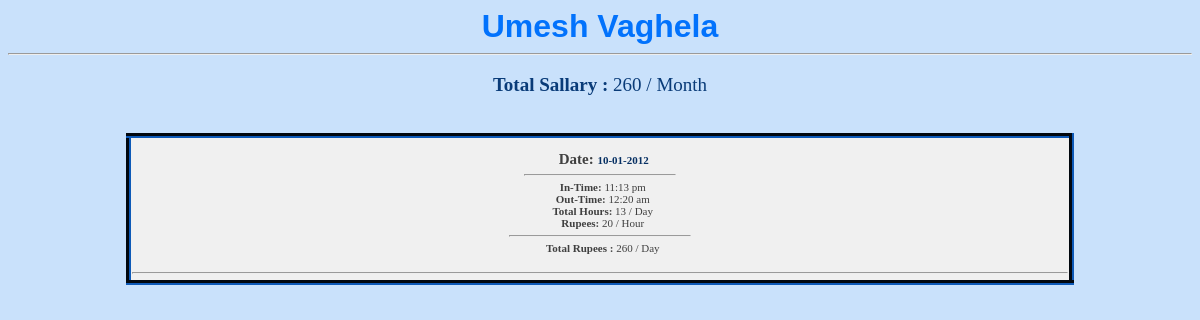
Page /monthly_report.php?n=Umesh Vaghela on the committed database.
### tables this page shows
CREATE TABLE IF NOT EXISTS `agenta_per_day` (
  `user_name` varchar(50) NOT NULL,
  `date` varchar(50) NOT NULL,
  `month` varchar(50) NOT NULL,
  `in_time` varchar(50) NOT NULL,
  `out_time` varchar(50) NOT NULL,
  `total_hour_per_day` varchar(50) NOT NULL,
  `rupees_per_hour` varchar(50) NOT NULL,
  `rupees_per_day` varchar(50) NOT NULL
);

### monthly_report.php (the view, shortened to what this page needs)
<html>
<head>
</head>
<body bgcolor="#c9e1fb">
<?php
$select_user=$_REQUEST['n'];
$month=$_REQUEST['m'];
   $qry = "SELECT user_name,date,month,in_time,out_time,total_hour_per_day,rupees_per_hour,rupees_per_day FROM agenta_per_day where user_name='$select_user' and month='$month'";
   $res = mysql_query($qry);
 $total=0;
		echo '
		<center>
		<table name="fetch" width="80%" class="alerts" style="border-style:groove; border-color:#073063;;">
		';
		$row=mysql_fetch_assoc($res);
echo '<strong><font size="+3" face="Verdana, Geneva, sans-serif" color=#0272fc>'.$row['user_name'].'</font></strong><br><hr>';
		while($row)
		{
		echo '<tr>';
		for($i=0;$i<3 && $row;$i++)
		{
	$total=$total + $row['rupees_per_day'];
		echo'
		<td class="space3" width="30%" ><br/>
		'.'<b style="font-size:15px;">'.'&nbsp;&nbsp;Date: '.'</b>'.'<b style="color:#073063">'.$row['date'].'</b>'.'<br>'.'<hr width="150" align="center">
		'.'<b>'.'&nbsp;&nbsp;In-Time: '.'</b>'.$row['in_time'].'<br>'.'<b>'.'&nbsp;&nbsp;Out-Time: '.'</b>'.$row['out_time'].'<br>'.'<b>'.'&nbsp;&nbsp;Total Hours: '.'</b>'.$row['total_hour_per_day'].' / Day'.'<br><b>&nbsp;&nbsp;Rupees: </b>'.$row['rupees_per_hour'].' / Hour'.'<br><hr width="180" align="center">
		<font class="style2"><b>&nbsp;&nbsp;Total Rupees : </b></font>'.$row['rupees_per_day'].' / Day'.'<br>'.'<br/><hr></td>';
		$row=mysql_fetch_assoc($res);
		}
		echo'</tr>';
		}
		echo '<P style="color:#093b78; font-size:19px;">'.'<b>Total Sallary : </b> ' . $total.' / Month'.'</p>'.'<br/>';
		echo '
		</table>
		</center>';
?>
</body>
</html>

### monthly_report.php (style rules this page uses)
table.alerts { text-align: center; font-family: Verdana; font-weight: normal; font-size: 11px; color: #404040; background-color: #f0f0f0; border: 5px #d79900 outset; border-collapse: collapse; border-spacing: 0px; }

### rows in the picture
agenta_per_day: user_name "Umesh Vaghela", date "10-01-2012", in_time "11:13 pm", out_time "12:20 am", total_hour_per_day "13", rupees_per_hour "20", rupees_per_day "260"

### other values in the picture
$total "260"
